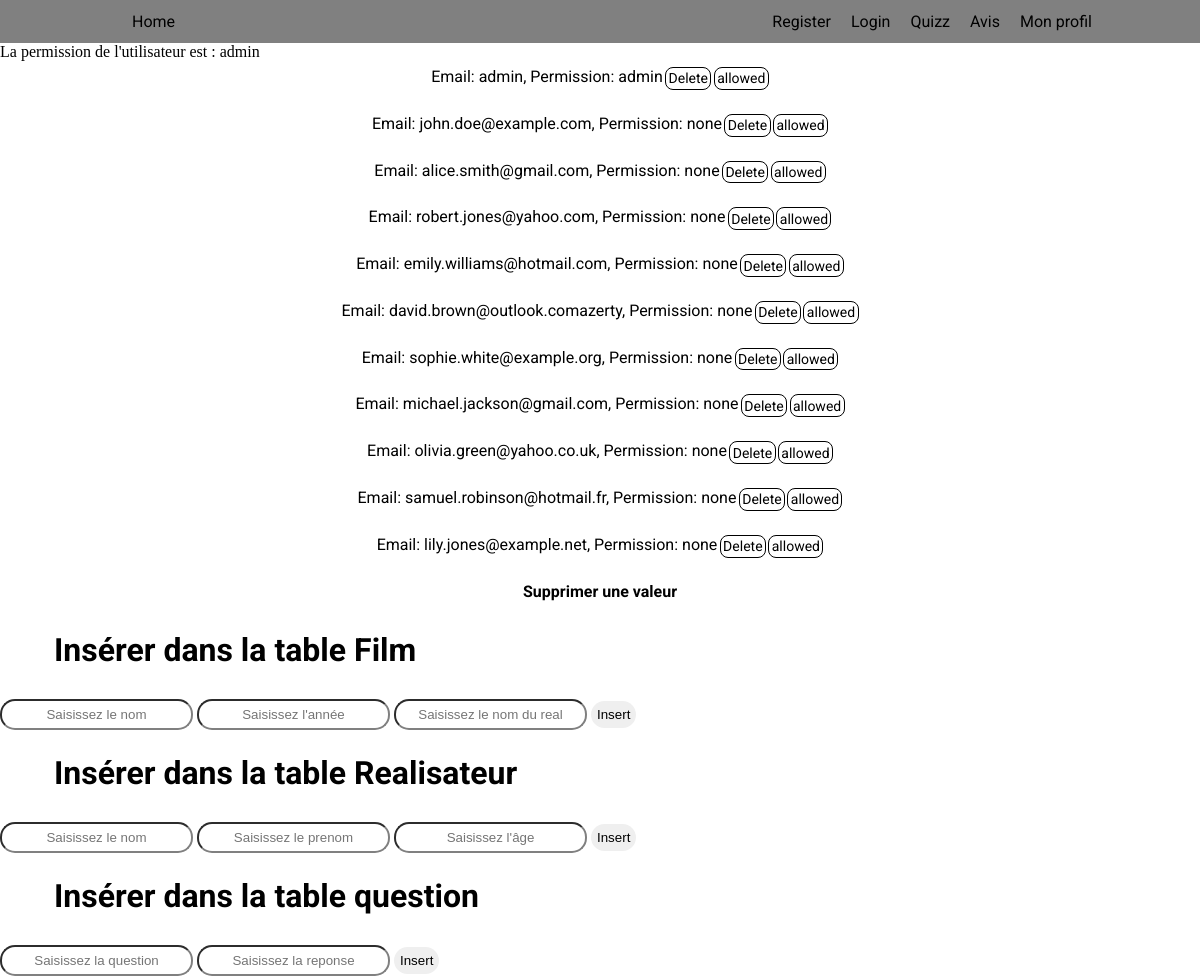
The app's page /projectphpGroupF/moderation.php (signed in) with its own data.
### tables this page shows
CREATE TABLE `permission` (
  `id` int(11) NOT NULL,
  `email` varchar(535) NOT NULL,
  `permission` varchar(20) DEFAULT NULL
);

### projectphpGroupF/includes/selectdata.php (called while the page is built, shortened)
<?php
function getAllPermissions($db) {
    $stmt = $db->prepare('SELECT * FROM permission');
    $stmt->execute();
    $permissions = $stmt->fetchAll(PDO::FETCH_ASSOC);
    return $permissions;
}
function checkpermission($db) {
    $stmt = $db->prepare('SELECT permission FROM permission WHERE email=:email');
    $stmt->execute(['email' => $_SESSION['USER_EMAIL']]);
    $user = $stmt->fetch();
    return $user;
}
?>

### projectphpGroupF/moderation.php (the view, shortened to what this page needs)
<html lang="en">
<head>
<?php
require("./includes/landingpageheader.php");
require("./includes/selectdata.php");
require("./includes/db.php");
$result= checkpermission($db);
echo "La permission de l'utilisateur est : " . $result['permission'];
$permissions = getAllPermissions($db);
?>
<ul>
    <?php foreach ($permissions as $permission): ?>
        <li class="limod">
            Email: <?php echo $permission['email']; ?>,
            Permission: <?php echo $permission['permission']; ?>
            <a class="modbutton" href="moderation.php?action=delete&id=<?= $permission['id']?>">Delete</a>
            <a class="modbutton" href="moderation.php?action=allowed&id=<?= $permission['id']?>">allowed</a>
        </li>
    <?php endforeach; ?>
</ul>
<a class="moderationh1" href="moderation.php?action=deleteInfo">Supprimer une valeur</a>
<form method="post">
    <h1 class="modh1">Insérer dans la table Film</h1>
    <input type="text" name="nom" placeholder="Saisissez le nom">
    <input type="text" name="annee" placeholder="Saisissez l'année">
    <input type="text" name="realisateur" placeholder="Saisissez le nom du real">
    <input class="submit_button" type="Submit" value="Insert">
</form>
<form method="post">
    <h1 class="modh1">Insérer dans la table Realisateur</h1>
    <input type="text" name="nom" placeholder="Saisissez le nom">
    <input type="text" name="prenom" placeholder="Saisissez le prenom">
    <input type="text" name="age" placeholder="Saisissez l'âge">
    <input class="submit_button" type="Submit" value="Insert">
</form>
<form method="post">
    <h1 class="modh1">Insérer dans la table question</h1>
    <input type="text" name="title" placeholder="Saisissez la question">
    <input type="text" name="respons" placeholder="Saisissez la reponse">
    <input class="submit_button" type="Submit" value="Insert">
</form>

### projectphpGroupF/includes/landingpageheader.php (shortened to what this page needs)
<!DOCTYPE html>
<html lang="en">
<head>
</head>
<body>
    <header>
        <div class="top">
            <a href="landingpage.php">Home</a>
            <div class="divtop">
                <a href="register.php">Register</a>
                <a href="login.php">Login</a>
                <a href="quizz.php">Quizz</a>
                <a href="avis.php">Avis</a>
                <?php if (isset($_SESSION['USER_ID'])) : ?>
                    <a href="profile.php">Mon profil</a>
                <?php endif; ?>
            </div>
        </div>
    </header>
</body>
</html>

### projectphpGroupF/moderation.php (style rules this page uses)
.modh1 { display:flex; font-family:'Roboto',sans-serif; font-weight: 700; margin-bottom: 2.5%; margin-top: 2%; margin-left:4.5%; }
.moderationh1 { display:flex; justify-content:center; font-family:'Roboto',sans-serif; font-weight: 700; margin-bottom: 2.5%; margin-top: 2%; }
.modbutton { border-style: solid; border-radius: 8px; border-width: 1px; padding : 0.2%; background-color: transparent; font-size: 14px; font-family: 'Roboto'; Margin-left: 0.2%; }
.limod { display:flex; justify-content:center; align-items:space-between; font-family:'Roboto',sans-serif; margin-bottom: 2%; margin-top: 0.5%; }
input { text-align:center; padding: 0.5%; border-radius: 15px; border-color:grey; }
.submit_button { border : none; }

### projectphpGroupF/includes/landingpageheader.php (style rules this page uses)
* { margin: 0; padding: 0; }
header { background-color: grey; width: 100%; padding: 1%; }
.top { display: flex; justify-content: space-between; width: 80%; align-items: center; margin: auto; }
.divtop { display: flex; justify-content: space-between; gap: 20px; }
a { text-decoration: none; color: black; cursor: pointer; font-family: 'Roboto', sans-serif; }

### records on screen
permission: permission "admin", email "admin"
permission: email "john.doe@example.com", permission "none"
permission: email "alice.smith@gmail.com", permission "none"
permission: email "robert.jones@yahoo.com", permission "none"
permission: email "emily.williams@hotmail.com", permission "none"
permission: email "david.brown@outlook.comazerty", permission "none"
permission: email "sophie.white@example.org", permission "none"
permission: email "michael.jackson@gmail.com", permission "none"
permission: email "olivia.green@yahoo.co.uk", permission "none"
permission: email "samuel.robinson@hotmail.fr", permission "none"
permission: email "lily.jones@example.net", permission "none"
